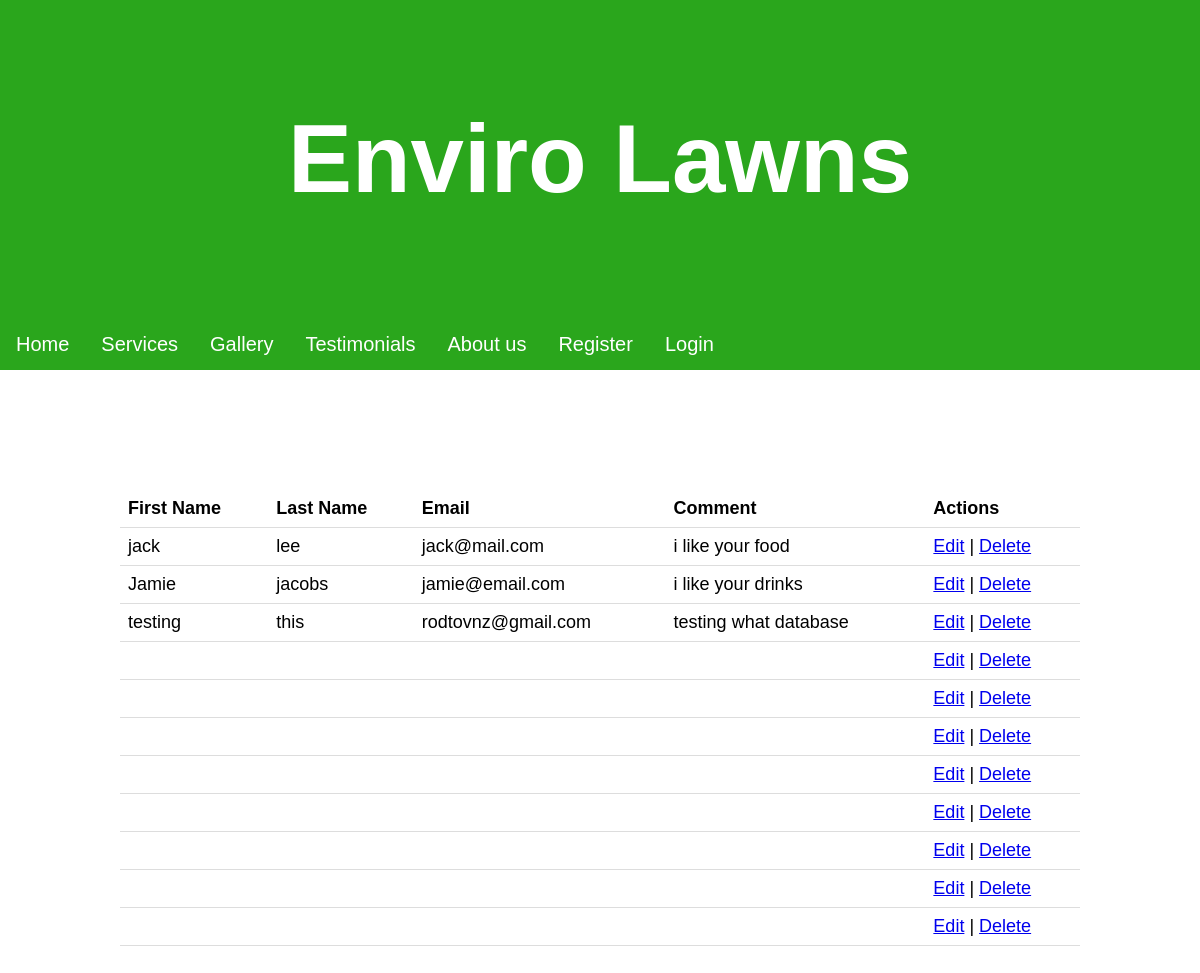
The app's page /admin.php with its own data.
### tables this page shows
CREATE TABLE `contacts` (
  `id` int(11) NOT NULL,
  `fname` varchar(50) NOT NULL,
  `lname` varchar(50) NOT NULL,
  `email` varchar(100) NOT NULL,
  `comment` text NOT NULL
);

### admin.php (the view, shortened to what this page needs)
<!DOCTYPE html>
<html lang="en">
<head>
    <link rel="stylesheet" type="text/css" href="css/style.css">
</head>
<body>
<?php include("banner.php"); ?>
    <main>
        <div class="container">
<div class="text-wrapper">
    <?php
        require_once 'setup.php';
        $sql = "SELECT * FROM contacts";
        $result = mysqli_query($conn, $sql);
         if (mysqli_num_rows($result) > 0) {
            echo '<table>';
            echo '<tr><th>First Name</th><th>Last Name</th><th>Email</th><th>Comment</th><th>Actions</th></tr>';
            while ($row = mysqli_fetch_assoc($result)) {
                echo '<tr>';
                echo '<td>' . $row['fname'] . '</td>';
                echo '<td>' . $row['lname'] . '</td>';
                echo '<td>' . $row['email'] . '</td>';
                echo '<td>' . $row['comment'] . '</td>';
                echo '<td><a href="edit.php?id=' . $row['id'] . '">Edit</a> | <a href="delete.php?id=' . $row['id'] .'">Delete</a></td>';
                         echo '</tr>';
            }
            echo '</table>';
             } else {
        echo 'No records found.';
    }
?>
        </div>
        </div>
    </main>
    </body>

### banner.php
<div class="header">
	   <div class="header">
        <h1>Enviro Lawns</h1>
    </div>
</div>
	<div class="topnav">
		<a href="index.php">Home</a>
		<a href="services.php">Services</a>
		<a href="gallery.php">Gallery</a>
		<a href="testimonials.php">Testimonials</a>
        <a href="about.php">About us</a>
        <a href="phplogin/register.php">Register</a>
        <a href="phplogin/login.php">Login</a>
	</div>

### css/style.css (style rules this page uses)
body { font-family:helvetica; font-size: 18px; padding: 50px; }
.text-wrapper { padding: 100px; }
.header { text-align: center; padding: 20px; background-color: #2AA61C; color: #fff; font-size: 48px; }
html { scroll-behavior:smooth; }
.topnav { top: 0; width: 100%; background-color: #2AA61C; overflow: hidden; }
.topnav a { float: left; color: #fff; text-align: center; padding: 14px 16px; text-decoration: none; font-size: 20px; transition: background-color 0.3s; }
body { font-family: Arial, sans-serif; margin: 0; padding: 0; }
.container { max-width: 1200px; margin: 0 auto; padding: 20px; }
table { width: 100%; border-collapse: collapse; }
th, td { padding: 8px; text-align: left; border-bottom: 1px solid #ddd; }

### records on screen
contacts: fname "jack", lname "lee", email "jack@mail.com", comment "i like your food"
contacts: fname "Jamie", lname "jacobs", email "jamie@email.com", comment "i like your drinks"
contacts: fname "testing", lname "this", email "rodtovnz@gmail.com", comment "testing what database"
